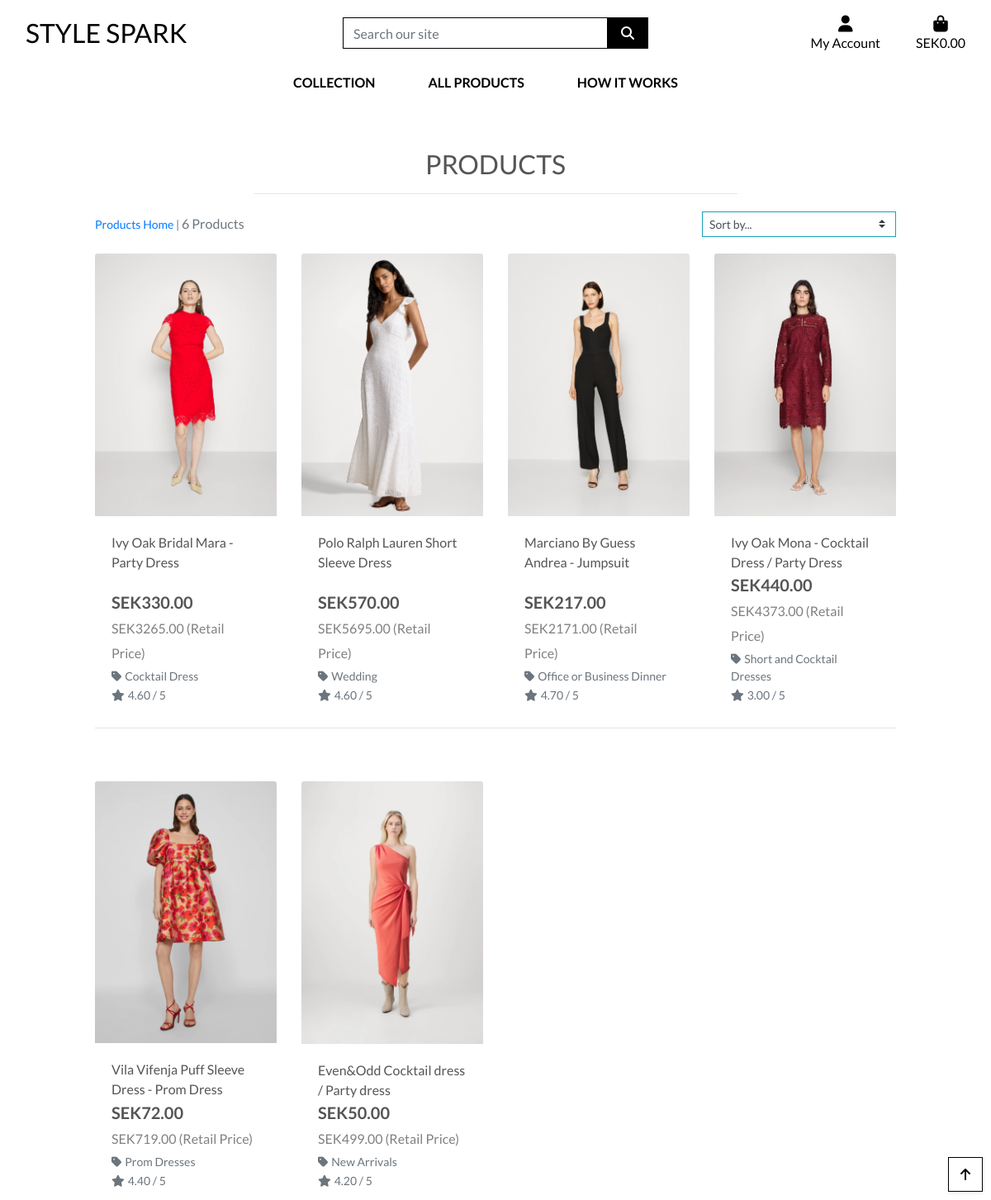
Screenshot of /products/ with the database file from the repository.
### products/models.py (models this page shows, shortened)
class Product(models.Model):
    category = models.ForeignKey('Category', null=True, blank=True, on_delete=models.SET_NULL)
    sku = models.CharField(max_length=254, null=True, blank=True)
    name = models.CharField(max_length=254)
    description = models.TextField()
    has_sizes = models.BooleanField(default=False, null=True, blank=True)
    price = models.DecimalField(max_digits=6, decimal_places=2)
    retail_price = models.DecimalField(("Retail Price"), max_digits=10, decimal_places=2, blank=True, null=True)
    rating = models.DecimalField(max_digits=6, decimal_places=2, null=True, blank=True)
    image_url = models.URLField(max_length=1024, null=True, blank=True)
    image = models.ImageField(null=True, blank=True)

class Category(models.Model):
    class Meta:
        verbose_name_plural = 'Categories'
    name = models.CharField(max_length=254)
    friendly_name = models.CharField(max_length=254, null=True, blank=True)

### products/views.py (the view, shortened to what this page needs)
# urls.py: path('', views.all_products, name='products'),
def all_products(request):
    products = Product.objects.all()
    query = None
    categories = None
    sort = request.GET.get('sort', None)
    direction = request.GET.get('direction', 'asc')
    all_categories = Category.objects.all()
    current_sorting = f'{sort}_{direction}' if sort and direction else None
    all_category_names = list(all_categories.values_list('name', flat=True))
    context = {
        'products': products,
        'search_term': query,
        'current_categories': categories,
        'current_sorting': current_sorting,
        'all_categories': all_category_names,
    }
    return render(request, 'products/products.html', context)

### cart/contexts.py (called while the page is built, shortened)
def cart_contents(request):
    cart_items = []
    total = 0
    product_count = 0
    cart = request.session.get('cart', {})  # Initialize cart as empty dictionary if not found
    if not isinstance(cart, dict):
        cart = {}
    delivery = total * Decimal(settings.STANDARD_DELIVERY_PERCENTAGE / 100)
    grand_total = total + delivery
    context = {
        'cart_items': cart_items,
        'total': total,
        'product_count': product_count,
        'delivery': delivery,
        'grand_total': grand_total,
    }
    return context

### products/templates/products/products.html (shortened to what this page needs)
{% extends "base.html" %}
{% load static %}
{% block page_header %}
    <div class="container header-container">
    </div>
{% endblock %}
{% block content %}
    <div class="overlay"></div>
    <div class="container-fluid">
        <div class="row">
            <div class="col text-center mt-3">
                <h2 class="logo-font">Products</h2>
                <hr class="w-50 mb-1">
            </div>
        </div>
        <div class="row">
            <div class="product-container col-10 offset-1">
                <div class="row mt-1 mb-2">
                    <div class="col-12 col-md-6 my-auto order-md-last d-flex justify-content-center justify-content-md-end">
                        <div class="sort-select-wrapper w-50">
                            <select id="sort-selector" class="custom-select custom-select-sm rounded-0 border border-{% if current_sorting != 'None_None' %}info{% else %}black{% endif %}">
                                <option value="reset" {% if current_sorting == 'None_None' %}selected{% endif %}>Sort by...</option>
                            </select>
                        </div>
                    </div>
                    <div class="col-12 col-md-6 order-md-first">
                        <p class="text-muted mt-3 text-center text-md-left">
                            {% if search_term or current_categories or current_sorting != 'None_None' %}
                                <span class="small"><a href="{% url 'products' %}">Products Home</a> | </span>
                            {% endif %}
                            {{ products|length }} Products{% if search_term %} found for <strong>"{{ search_term }}"</strong>{% endif %}
                        </p>
                    </div>
                </div>
                <div class="row">
                    {% for product in products %}
                        <div class="col-sm-6 col-md-6 col-lg-4 col-xl-3">
                            <div class="card h-100 border-0">
                                {% if product.image %}
                                    <a href="{% url 'product_detail' product.id %}">
                                        <img class="card-img-top img-fluid" src="{{ product.image.url }}" alt="{{ product.name }}">
                                    </a>
                                {% else %}
                                    <a href="{% url 'product_detail' product.id %}">
                                        <img class="card-img-top img-fluid" src="{{ MEDIA_URL }}noimage.png" alt="{{ product.name }}">
                                    </a>
                                {% endif %}
                                <div class="card-body pb-0">
                                    <p class="mb-0">{{ product.name }}</p>
                                </div>
                                <div class="card-footer bg-white pt-0 border-0 text-left">
                                    <div class="row">
                                        <div class="col">
                                            <p class="lead mb-0 text-left font-weight-bold">SEK{{ product.price }} <br>
                                                {% if product.retail_price %}
                                                    <span class="retail-price">SEK{{ product.retail_price }} (Retail Price)</span><br>
                                                {% endif %}
                                            </p>
                                            {% if product.category %}
                                                <p class="small mt-1 mb-0">
                                                    <a class="text-muted" href="{% url 'products' %}?category={{ product.category.name }}">
                                                        <i class="fas fa-tag mr-1"></i>{{ product.category.friendly_name }}
                                                    </a>
                                                </p>
                                            {% endif %}
                                            {% if product.rating %}
                                                <small class="text-muted"><i class="fas fa-star mr-1"></i>{{ product.rating }} / 5</small>
                                            {% else %}
                                                <small class="text-muted">No Rating</small>
                                            {% endif %}
                                        </div>
                                    </div>
                                </div>
                            </div>
                        </div>
                        {% if forloop.counter|divisibleby:4 %}
                            <div class="col-12 d-none d-xl-block mb-5">
                                <hr>
                            </div>
                        {% endif %}
                    {% endfor %}
                </div>
            </div>
        </div>
    </div>
    <div class="btt-button shadow-sm rounded-0 border border-black">
        <a class="btt-link d-flex h-100">
            <i class="fas fa-arrow-up text-black mx-auto my-auto"></i>
        </a>
    </div>
{% endblock %}

### static/css/base.css (style rules this page uses)
html { height: 100%; }
body { background: url('/media/stockvault-glamour-model287254.jpg') no-repeat center center fixed; background-size: cover; height: calc(100vh - 164px); color: #555; font-family: 'Lato'; }
.logo-font { text-transform: uppercase; }
.retail-price { color: grey; font-weight: normal; font-size: 0.8em; }
.text-black { color: #000 !important; }
.border-black { border: 1px solid black !important; }
.overlay { height: 100%; width: 100%; top: 0; left: 0; position: fixed; background: white; z-index: -1; }
.btt-button { height: 42px; width: 42px; position: fixed; bottom: 10px; right: 10px; }
.btt-link, .update-link, .remove-item { cursor: pointer; }
@media (min-width: 1200px) { .container { max-width: 80%; } }
@media (min-width: 992px) { .header-container { padding-top: 164px; } }

### rows the page displays
Product: image (picture), name "Ivy Oak Bridal Mara - Party Dress", price "330.00", retail_price "3265.00", category.friendly_name "Cocktail Dress", rating "4.60"
Product: image (picture), name "Polo Ralph Lauren Short Sleeve Dress", price "570.00", retail_price "5695.00", category.friendly_name "Wedding", rating "4.60"
Product: image (picture), name "Marciano By Guess Andrea - Jumpsuit", price "217.00", retail_price "2171.00", category.friendly_name "Office or Business Dinner", rating "4.70"
Product: image (picture), name "Ivy Oak Mona - Cocktail Dress / Party Dress", price "440.00", retail_price "4373.00", category.friendly_name "Short and Cocktail Dresses", rating "3.00"
Product: image (picture), name "Vila Vifenja Puff Sleeve Dress - Prom Dress", price "72.00", retail_price "719.00", category.friendly_name "Prom Dresses", rating "4.40"
Product: image (picture), name "Even&Odd Cocktail dress / Party dress", price "50.00", retail_price "499.00", category.friendly_name "New Arrivals", rating "4.20"

### other values shown
{{ products|length }} "6"
